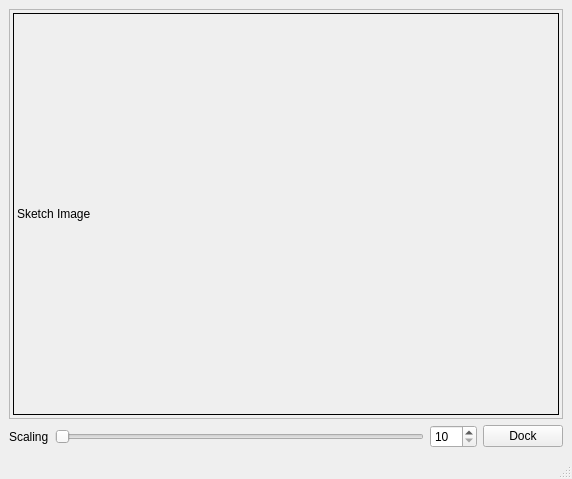
<?xml version="1.0" encoding="UTF-8"?>
<ui version="4.0">
 <class>MainWindow</class>
 <widget class="QMainWindow" name="MainWindow">
  <property name="geometry">
   <rect>
    <x>0</x>
    <y>0</y>
    <width>572</width>
    <height>479</height>
   </rect>
  </property>
  <property name="windowTitle">
   <string>Config Tool</string>
  </property>
  <widget class="QWidget" name="centralwidget">
   <layout class="QGridLayout" name="gridLayout_2">
    <item row="0" column="0">
     <layout class="QVBoxLayout" name="verticalLayout_5">
      <item>
       <widget class="QScrollArea" name="scrollArea_2">
        <property name="widgetResizable">
         <bool>true</bool>
        </property>
        <widget class="QWidget" name="scrollAreaWidgetContents_2">
         <property name="geometry">
          <rect>
           <x>0</x>
           <y>0</y>
           <width>550</width>
           <height>385</height>
          </rect>
         </property>
         <layout class="QGridLayout" name="gridLayout_3">
          <property name="leftMargin">
           <number>3</number>
          </property>
          <property name="topMargin">
           <number>3</number>
          </property>
          <property name="rightMargin">
           <number>3</number>
          </property>
          <property name="bottomMargin">
           <number>3</number>
          </property>
          <item row="0" column="0">
           <widget class="QLabel" name="lblSketchImage">
            <property name="frameShape">
             <enum>QFrame::Box</enum>
            </property>
            <property name="text">
             <string>Sketch Image</string>
            </property>
           </widget>
          </item>
         </layout>
        </widget>
       </widget>
      </item>
      <item>
       <layout class="QHBoxLayout" name="horizontalLayout_6">
        <item>
         <widget class="QLabel" name="lblSScaling">
          <property name="text">
           <string>Scaling</string>
          </property>
         </widget>
        </item>
        <item>
         <widget class="QSlider" name="hsldSScaling">
          <property name="minimum">
           <number>10</number>
          </property>
          <property name="maximum">
           <number>500</number>
          </property>
          <property name="pageStep">
           <number>50</number>
          </property>
          <property name="orientation">
           <enum>Qt::Horizontal</enum>
          </property>
         </widget>
        </item>
        <item>
         <widget class="QSpinBox" name="spbSScaling">
          <property name="minimum">
           <number>10</number>
          </property>
          <property name="maximum">
           <number>500</number>
          </property>
         </widget>
        </item>
        <item>
         <widget class="QPushButton" name="btnSDock">
          <property name="text">
           <string>Dock</string>
          </property>
         </widget>
        </item>
       </layout>
      </item>
     </layout>
    </item>
   </layout>
  </widget>
  <widget class="QMenuBar" name="menubar">
   <property name="geometry">
    <rect>
     <x>0</x>
     <y>0</y>
     <width>572</width>
     <height>21</height>
    </rect>
   </property>
  </widget>
  <widget class="QStatusBar" name="statusbar"/>
 </widget>
 <resources/>
 <connections>
  <connection>
   <sender>hsldSScaling</sender>
   <signal>valueChanged(int)</signal>
   <receiver>spbSScaling</receiver>
   <slot>setValue(int)</slot>
   <hints>
    <hint type="sourcelabel">
     <x>105</x>
     <y>752</y>
    </hint>
    <hint type="destinationlabel">
     <x>184</x>
     <y>752</y>
    </hint>
   </hints>
  </connection>
  <connection>
   <sender>spbSScaling</sender>
   <signal>valueChanged(int)</signal>
   <receiver>hsldSScaling</receiver>
   <slot>setValue(int)</slot>
   <hints>
    <hint type="sourcelabel">
     <x>184</x>
     <y>752</y>
    </hint>
    <hint type="destinationlabel">
     <x>105</x>
     <y>752</y>
    </hint>
   </hints>
  </connection>
 </connections>
</ui>
